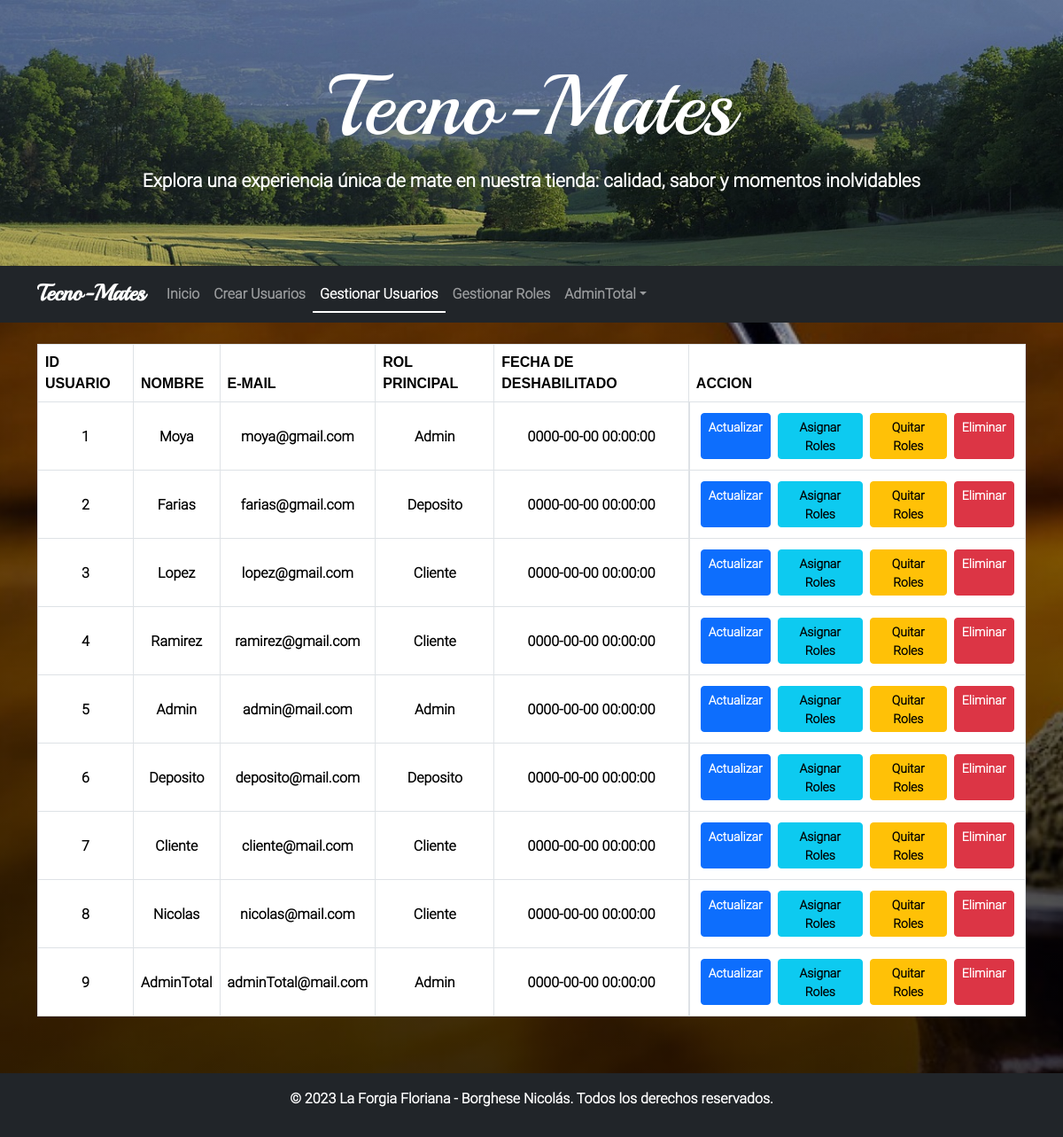
The app's page /vista/Administrador/gestionarUsuarios.php (signed in) with its own data.
### tables this page shows
CREATE TABLE menu (
  idmenu bigint(20) NOT NULL,
  menombre varchar(100) NOT NULL COMMENT 'Nombre del item del menu',
  medescripcion varchar(124) NOT NULL COMMENT 'Descripcion mas detallada del item del menu',
  idpadre bigint(20) DEFAULT NULL COMMENT 'Referencia al id del menu que es subitem',
  medeshabilitado timestamp NULL DEFAULT CURRENT_TIMESTAMP COMMENT 'Fecha en la que el menu fue deshabilitado por ultima vez'
);

CREATE TABLE usuario (
  idusuario bigint(20) NOT NULL,
  usnombre varchar(50) NOT NULL,
  uspass varchar(50) NOT NULL,
  usmail varchar(50) NOT NULL,
  usdeshabilitado timestamp NULL DEFAULT NULL
);

CREATE TABLE rol (
  idrol bigint(20) NOT NULL,
  rodescripcion varchar(50) NOT NULL
);

### vista/Administrador/gestionarUsuarios.php (the view, shortened to what the rows shown need)
<?php
include_once("../Estructuras/headSeguro.php");
include_once("../Estructuras/banner.php");
include_once("../Estructuras/navSeguro.php");
$objAbmUsuario = new AbmUsuario();
$objAbmUsuarioRol = new AbmUsuarioRol();
$listaUsuarios = $objAbmUsuario->buscar(null);
?>
<div class="container mt-4 mb-4">
    <?php
    if (count($listaUsuarios) > 0) {
        echo '<table class="table table-bordered">';
        echo '<thead class="thead-light">
                <tr>
                    <th>ID USUARIO</th>
                    <th>NOMBRE</th>
                    <th>E-MAIL</th>
                    <th>ROL PRINCIPAL</th>
                    <th>FECHA DE DESHABILITADO</th>
                    <th>ACCION</th>
                </tr>
              </thead>';
        echo '<tbody>';
        for ($i = 0; $i < count($listaUsuarios); $i++) {
            $objUsuario = $listaUsuarios[$i];
            $usid['idusuario'] = $objUsuario->getIdUsuario();
            $relacionRol = $objAbmUsuarioRol->buscar($usid);
            if ($relacionRol == null) {
                $rolDesc = "-------";
            } else {
                $rolDesc = $relacionRol[0]->getObjRol()->getRolDescripcion();
            }
            echo '<tr>
                    <td>' . $objUsuario->getIdUsuario() . '</td>
                    <td>' . $objUsuario->getUsNombre() . '</td>
                    <td>' . $objUsuario->getUsMail() . '</td>
                    <td>' . $rolDesc . '</td>
                    <td>' . $objUsuario->getUsDeshabilitado() . '</td>
                    <td class="botonesGestionUsuarios">
                        <a href="formActualizarUsuario.php?idusuario=' . $objUsuario->getIdUsuario() . '" class="btn btn-primary btn-sm m-1">Actualizar</a>
                        <a href="asignarRoles.php?idusuario=' . $objUsuario->getIdUsuario() . '" class="btn btn-info btn-sm m-1">Asignar Roles</a>
                        <a href="quitarRol.php?idusuario=' . $objUsuario->getIdUsuario() . '" class="btn btn-warning btn-sm m-1">Quitar Roles</a>
                        <a href="action/deshabilitarUsuario.php?idusuario=' . $objUsuario->getIdUsuario() . '" class="btn btn-danger btn-sm m-1">Eliminar</a>
                    </td>
                  </tr>';
        }
        echo '</tbody>';
        echo '</table>';
        echo "<br>";
    } else {
        echo '<div class="alert alert-info" role="alert">No se encontraron Usuarios.</div>';
    }
    ?>
</div>
<?php
include_once("../Estructuras/footer.php");
?>

### vista/Estructuras/navSeguro.php (shortened to what the rows shown need)
<?php
$colMenu = $session->getColMenu();
$direccionMenu = $session->getDireccionMenu();
$direccionPadre = $session->getDireccionPadreMenu();
?>
<nav class="navbar navbar-expand-lg navbar-dark bg-dark">
    <div class="container">
        <div class="collapse navbar-collapse" id="navbarNav">
            <ul class="navbar-nav ml-auto">
            <?php
            if(count($colMenu) != 0){
                for ($i=0; $i < count($colMenu); $i++){
                    $menombre = $colMenu[$i]->getMeNombre();
                    $medescripcion = $colMenu[$i]->getMeDescripcion();
                    $padreMenu = $colMenu[$i]->getMenuPadre();
                    $nombrePadre = $padreMenu->getMeNombre();
                    $medescripcionpadre = $padreMenu->getMeDescripcion();
                    if ($colMenu[$i]->getMenuPadre()->getIdMenu() != 0){
                        if ($medescripcion !="productos.php"){
                            if ($direccionMenu == $medescripcion){
                                echo '<li class="nav-item active nav-underline">';
                                echo '  <a class="nav-link active " aria-current="page" href="#">'.$menombre.'</a>';
                                echo '</li>';
                            } else {
                                if ($direccionPadre == $nombrePadre){
                                    echo '<li class="nav-item">';
                                    echo '  <a class="nav-link" href='.$medescripcion.'>'.$menombre.'</a>';
                                    echo '</li>';
                                } else {
                                    echo '<li class="nav-item">';
                                    echo '  <a class="nav-link" href='.$medescripcionpadre.$medescripcion.'>'.$menombre.'</a>';
                                    echo '</li>';
                                }
                            }
                        }
                    }
                }
            }
            ?>
            </ul>
        </div>
    </div>
</nav>

### records on screen
menu: menombre "Inicio"
menu: menombre "Crear Usuarios"
menu: menombre "Gestionar Usuarios"
menu: menombre "Gestionar Roles"
usuario: idusuario "1", usnombre "Moya", usmail "moya@gmail.com", rol.rodescripcion "Admin", usdeshabilitado "0000-00-00 00:00:00"
usuario: idusuario "2", usnombre "Farias", usmail "farias@gmail.com", rol.rodescripcion "Deposito", usdeshabilitado "0000-00-00 00:00:00"
usuario: idusuario "3", usnombre "Lopez", usmail "lopez@gmail.com", rol.rodescripcion "Cliente", usdeshabilitado "0000-00-00 00:00:00"
usuario: idusuario "4", usnombre "Ramirez", usmail "ramirez@gmail.com", rol.rodescripcion "Cliente", usdeshabilitado "0000-00-00 00:00:00"
usuario: idusuario "5", usnombre "Admin", usmail "admin@mail.com", rol.rodescripcion "Admin", usdeshabilitado "0000-00-00 00:00:00"
usuario: idusuario "6", usnombre "Deposito", usmail "deposito@mail.com", rol.rodescripcion "Deposito", usdeshabilitado "0000-00-00 00:00:00"
usuario: idusuario "7", usnombre "Cliente", usmail "cliente@mail.com", rol.rodescripcion "Cliente", usdeshabilitado "0000-00-00 00:00:00"
usuario: idusuario "8", usnombre "Nicolas", usmail "nicolas@mail.com", rol.rodescripcion "Cliente", usdeshabilitado "0000-00-00 00:00:00"
usuario: idusuario "9", usnombre "AdminTotal", usmail "adminTotal@mail.com", rol.rodescripcion "Admin", usdeshabilitado "0000-00-00 00:00:00"

### other values on screen
$nombreUsuario "AdminTotal"
